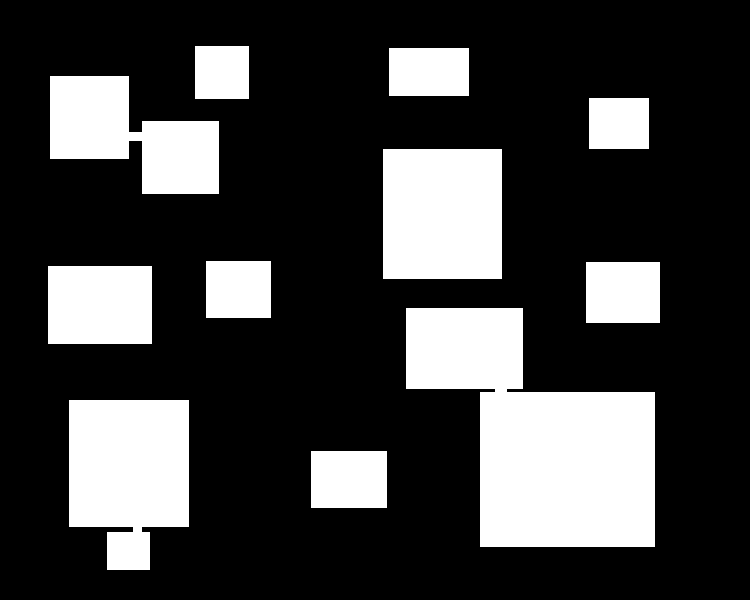
#> input picture FloodTest2.png, 750 x 600 px
$ python 'Cell testing file.py'
#> lines starting #> are read from the running program, lines starting #| are printed output that depends on the picture; after the words box and inside, x2 and y2 are one past the last pixel; in counts of white or black regions, pixels touching at a corner belong together
#> `img = cv2.imread("FloodTest2.png", 0)`: img: shape (600, 750); 24.8% white; 11 white regions, largest, box (x1, y1, x2, y2) and area: (406, 308, 655, 547) 36638, (69, 400, 189, 570) 16919, (383, 149, 502, 279) 15470
### FloodAlgo.py
# -*- coding: utf-8 -*-
"""
Created on Jan 28 13:07:00 2023

@author: Sacha
"""
import numpy as np
import cv2
import random


# [26 lines left out: function flood, not called in this run]


def floodrgb(img, old_color):
    """
    flood the cells with color
    Parameters
    ----------
    img : array - image before being flooded in grayscale or black and white
    old_color : list - the color that should be changed. format : [0-255, 0-255, 0-255]

    Returns
    -------
    img : array - the flooded image in rgb format
    cellcount : int - return the number of cell flooded
    color_list : list - list of all the used color
    """
    cellcount = 0

    img = img.astype(np.uint8)
    img = cv2.cvtColor(img, cv2.COLOR_GRAY2RGB)
#> img is the input picture: shape (600, 750, 3); 24.8% white; 11 white regions, largest, box (x1, y1, x2, y2) and area: (406, 308, 655, 547) 36638, (69, 400, 189, 570) 16919, (383, 149, 502, 279) 15470

    img = img.astype(np.uint8)

    first_white = np.nonzero(img == old_color)
    new_color = [10, 0, 0]

    color_list = []

    while len(first_white[0]) > 0:

        while new_color in color_list:
            new_color = [random.randint(20, 250), random.randint(1, 250), random.randint(1, 220)]

        color_list.append(list(new_color))

        # print(color_list)

        cellcount += 1  # this count the number of cell

        print(f"number of grains : {cellcount}")

        img = fill2(img, first_white[0][0], first_white[1][0], old_color, new_color)
        first_white = np.nonzero(img == old_color)
#> this loop made 11 passes
#> first_white on pass 11: (empty array, empty array, empty array)
#| number of grains : 1
#| number of grains : 2
#| number of grains : 3
#| number of grains : 4
#| number of grains : 5
#| number of grains : 6
#| number of grains : 7
#| number of grains : 8
#> (further printed lines are left out)
#> pass 1, in floodrgb, `img = fill2(img, first_white[0][0], first_white[1][0], old_color, new_..`:
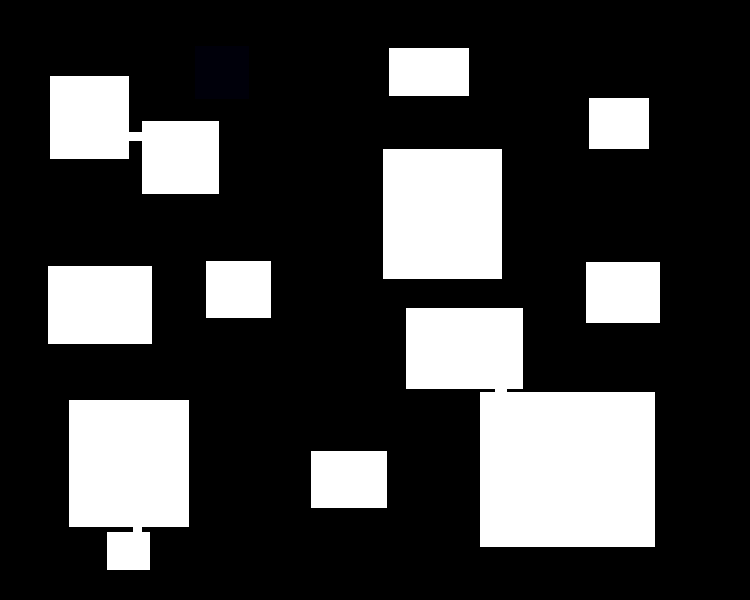
#> img: shape (600, 750, 3); 0.64% of pixels changed, all inside (x1, y1, x2, y2) = (195, 46, 249, 99)
#> pass 2, in floodrgb, `img = fill2(img, first_white[0][0], first_white[1][0], old_color, new_..`:
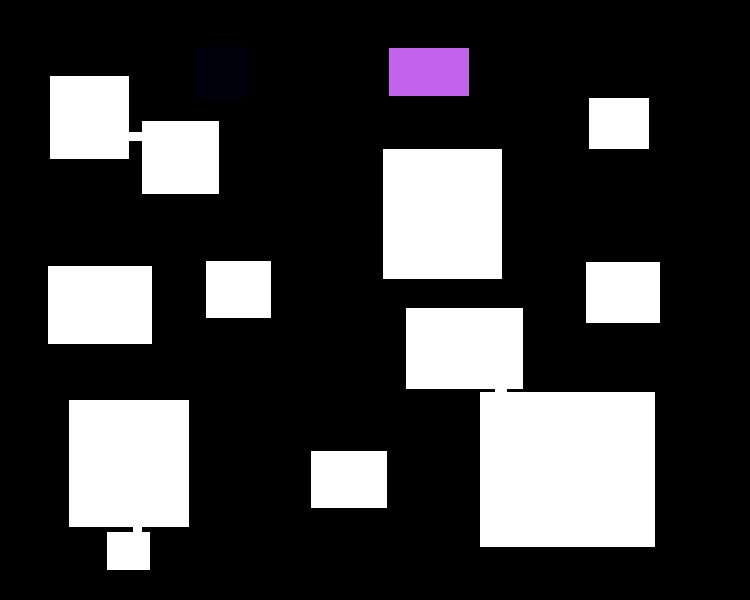
#> img: shape (600, 750, 3); 0.85% of pixels changed, all inside (x1, y1, x2, y2) = (389, 48, 469, 96)
#> pass 3, in floodrgb, `img = fill2(img, first_white[0][0], first_white[1][0], old_color, new_..`:
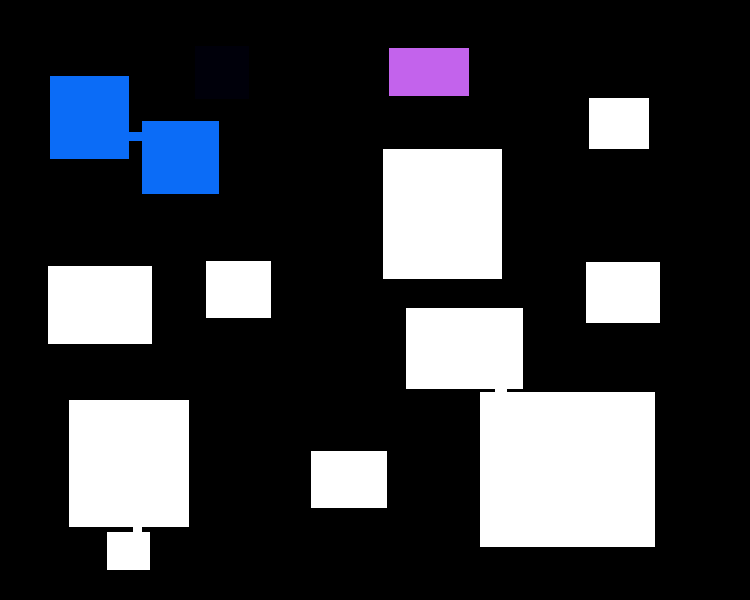
#> img: shape (600, 750, 3); 2.73% of pixels changed, all inside (x1, y1, x2, y2) = (50, 76, 219, 194)
#> after the loop:
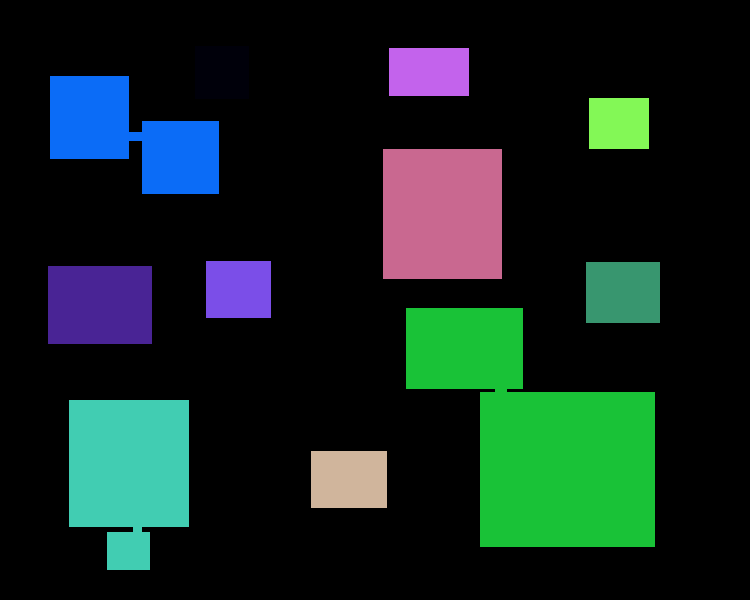
#> img: shape (600, 750, 3); mean B, G, R 32.7, 37.1, 19.1
#> after the loop, cellcount = 11; color_list = [[10, 0, 0], [236, 99, 195], [247, 108, 11], [86, 248, 131], [144, 104, 201], [232, 78, 123], [111, 150, 56], [149, 36, 73], [55, 194, 25], [178, 205, 65], [156, 181, 208]]

    return img, cellcount, color_list


def fill2(img, x, y, old_color, new_color):
    """
    sequential alogrithm that fill the cell with a color
    Parameters
    ----------
    img : array - the image to be filled
    x : int - x coordinate of the starting point
    y : int - y coordinate of the starting point
    old_color : list or int - the color that should be replaced. list if img is rgb, or int if img is grayscale
    new_color : list or int - the color that replace. list if img is rgb, int if img is grayscale

    Returns
    -------
    img : array - the image with the new filled cell

    """

    queued = [[x, y]]

    while len(queued) > 0:
        x = queued[0][0]
        y = queued[0][1]
        img[x][y] = new_color
        # print(f' {x},{y} : set to {new_color}')
        queued.remove(queued[0])
        # print(f"queue size {len(queued)} ")

        cellcheck = \
            [[x, y + 1],
             [x - 1, y], [x + 1, y],
             [x, y - 1]
             ]

        for elem in cellcheck:
            if img[elem[0]][elem[1]][0] == old_color[0] and img[elem[0]][elem[1]][1] == old_color[1] and \
                    img[elem[0]][elem[1]][2] == old_color[2] and (elem not in queued):
                queued.append(elem)
                # print(f' {elem} queued')

    return img

### Cell testing file.py
# -*- coding: utf-8 -*-
"""
Created on Jan 28 13:07:00 2023

@author: Sacha
"""
import cv2
import FloodAlgo

img = cv2.imread("FloodTest2.png", 0)


img = FloodAlgo.floodrgb(img, [255, 255, 255])
for i in range(1, len(img)):
    print(img[i])
#> this loop made 2 passes
#| 11
#| [[10, 0, 0], [236, 99, 195], [247, 108, 11], [86, 248, 131], [144, 104, 201], [232, 78, 123], [111, 150, 56], [149, 36, 73], [55, 194, 25], [178, 205, 65], [156, 181, 208]]


cv2.imshow("flooded", img[0])
print("ZZ")


cv2.waitKey(0)

$ run again, with ClosedFloodTest.png copied over FloodTest2.png
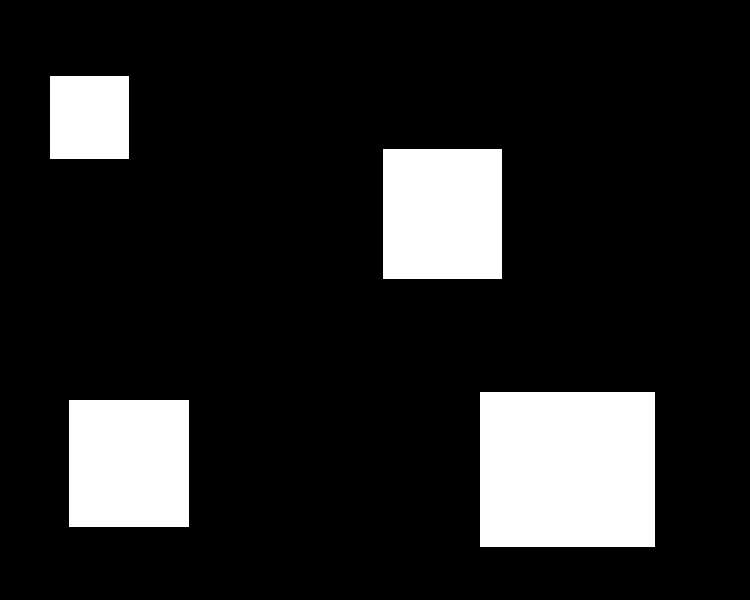
#> input picture ClosedFloodTest.png, 750 x 600 px
#> in floodrgb, img is the input picture: shape (600, 750, 3); 14.3% white; 4 white regions, box (x1, y1, x2, y2) and area: (480, 392, 655, 547) 27125, (383, 149, 502, 279) 15470, (69, 400, 189, 527) 15240, (50, 76, 129, 159) 6557
#> the loop in floodrgb, `while len(first_white[0]) > 0: ` made 4 passes
#> (printed output is left out)
#> pass 1, in floodrgb, `img = fill2(img, first_white[0][0], first_white[1][0], old_color, new_..`:
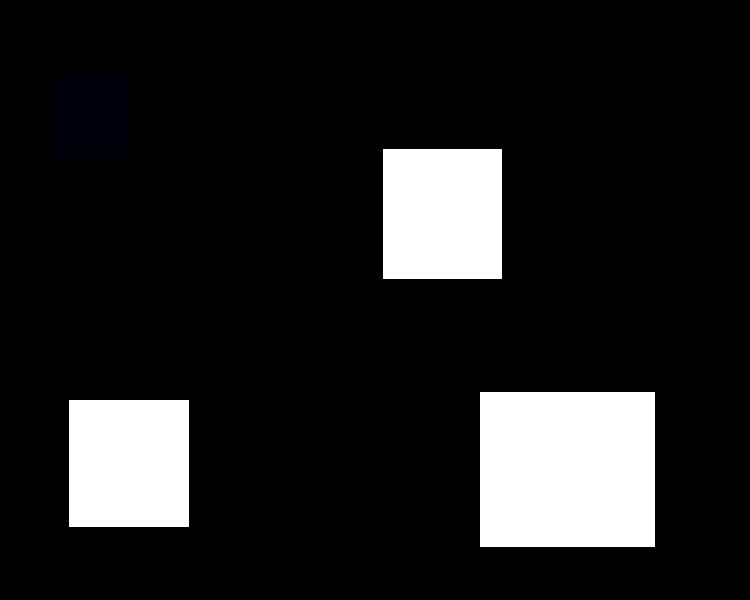
#> img: shape (600, 750, 3); 1.46% of pixels changed, all inside (x1, y1, x2, y2) = (50, 76, 129, 159)
#> after the loop in floodrgb, `while len(first_white[0]) > 0:`:
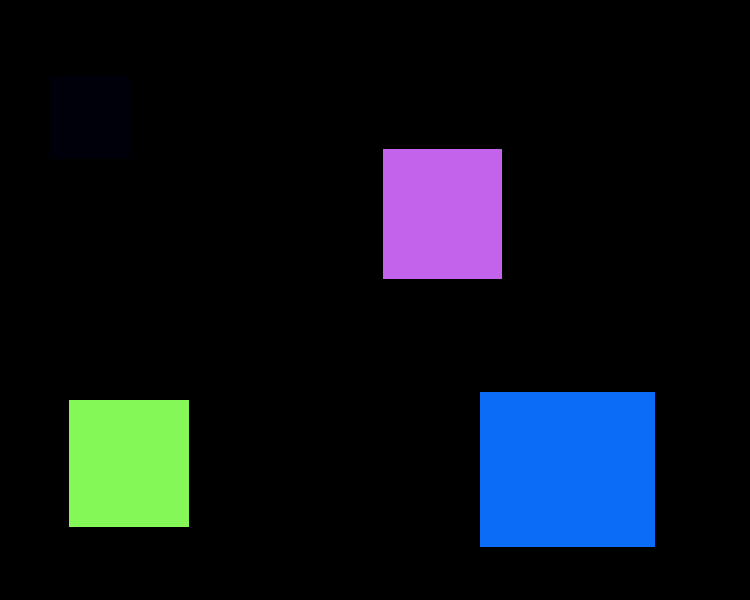
#> img: shape (600, 750, 3); mean B, G, R 26.1, 18.3, 11.8
#> after the loop in floodrgb, `while len(first_white[0]) > 0:`: cellcount = 4; color_list = [[10, 0, 0], [236, 99, 195], [247, 108, 11], [86, 248, 131]]
#> the loop `for i in range(1, len(img)):` made 2 passes
#| 4
#| [[10, 0, 0], [236, 99, 195], [247, 108, 11], [86, 248, 131]]
